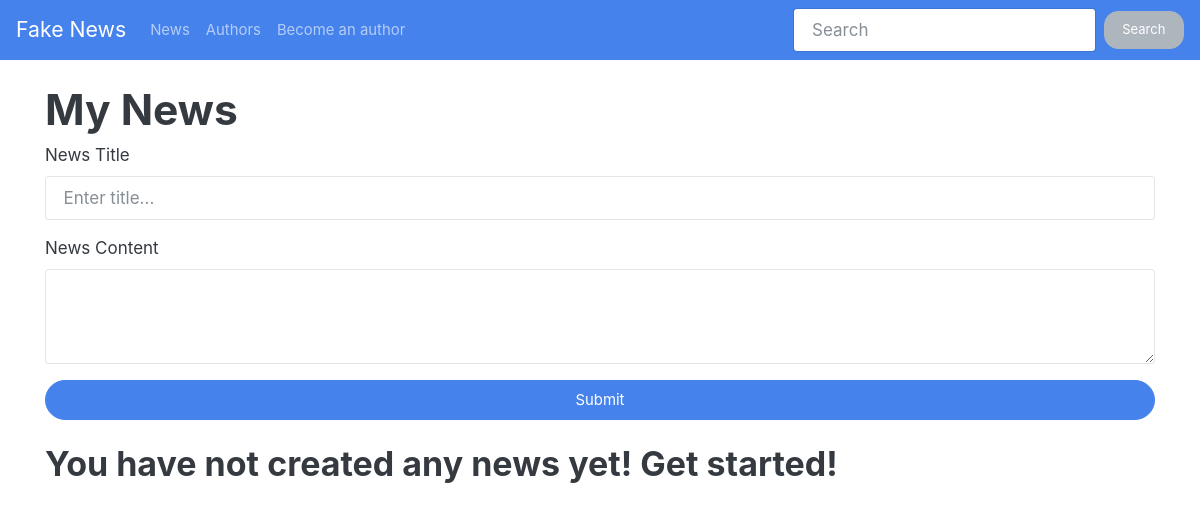
/my_news.php, run on an earlier commit of the app's database.
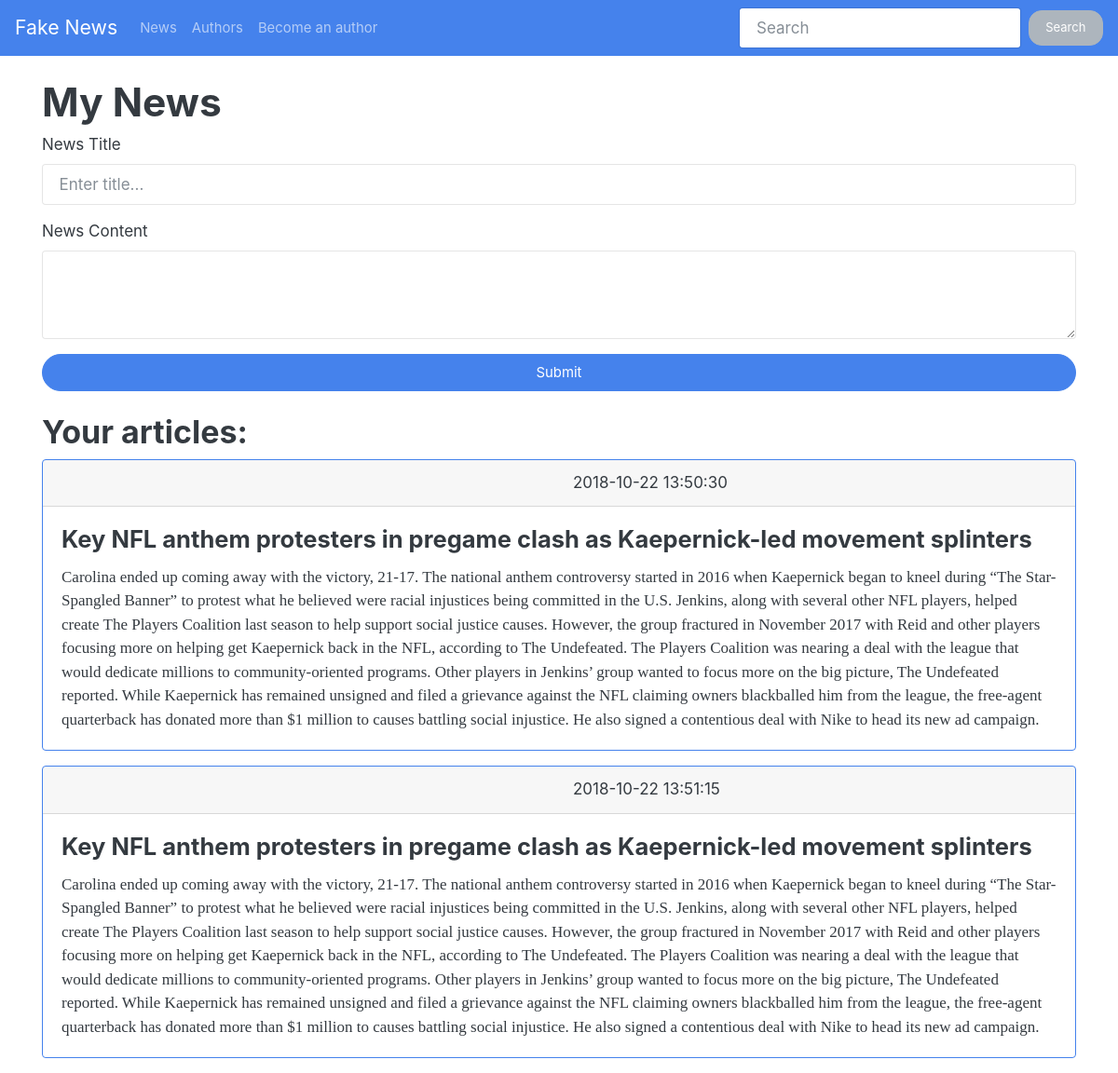
And on a later commit of the database.
### tables this page shows
CREATE TABLE news (
                id INTEGER PRIMARY KEY AUTOINCREMENT,
                title TEXT NOT NULL,
                content TEXT NOT NULL,
                author INTEGER,
                likes INTEGER NOT NULL,
                date TIMESTAMP NOT NULL DEFAULT CURRENT_TIMESTAMP,
                FOREIGN KEY (id) REFERENCES authors(id)
                );

### my_news.php (called while the page is built, shortened)
<?php
require_once $_SERVER['DOCUMENT_ROOT'].'/database/db.php';
$title = 'My News';
require_once $_SERVER['DOCUMENT_ROOT'].'/components/head.php';
require_once $_SERVER['DOCUMENT_ROOT'].'/components/nav.php';
require_once $_SERVER['DOCUMENT_ROOT'].'/content/my_news.php';
require_once $_SERVER['DOCUMENT_ROOT'].'/components/footer.php';

### database/db.php (called while the page is built, shortened)
<?php
class ConnectToDatabase
{
    private $pdo;
    public function __construct()
    {
        $this->fileName = $_SERVER['DOCUMENT_ROOT'].'/database/fake-news.db';
        $dsn = "sqlite:$this->fileName";
        $this->pdo = new PDO($dsn);
        $this->pdo->setAttribute(PDO::ATTR_ERRMODE,
                            PDO::ERRMODE_EXCEPTION);
        $this->pdo->exec('CREATE TABLE IF NOT EXISTS authors (
                id INTEGER PRIMARY KEY AUTOINCREMENT,
                name TEXT NOT NULL,
                email TEXT NOT NULL,
                password TEXT NOT NULL,
                date TIMESTAMP NOT NULL DEFAULT CURRENT_TIMESTAMP
                );');
        $this->pdo->exec('CREATE TABLE IF NOT EXISTS news (
                id INTEGER PRIMARY KEY AUTOINCREMENT,
                title TEXT NOT NULL,
                content TEXT NOT NULL,
                author INTEGER,
                likes INTEGER NOT NULL,
                date TIMESTAMP NOT NULL DEFAULT CURRENT_TIMESTAMP,
                FOREIGN KEY (id) REFERENCES authors(id)
                );');
    }
    public function getData(string $query, ?array $params = []): array
    {
        $sth = $this->pdo->prepare($query);
        $sth->execute($params);
        return $sth->fetchAll(PDO::FETCH_ASSOC);
    }
}

### content/my_news.php (the view, shortened to what this page needs)
<?php
$db = new connectToDatabase;
$query = 'SELECT * FROM news;';
$articles = $db->getData($query);
?>
<main>
    <div class="container mt-4">
        <div class="row">
            <div class="col">
                <h1>
                    <?=$title?>
                </h1>
            </div>
        </div>
        <div class="row">
            <div class="col">
                <form action="/processing/create_news.php" method="post">
                    <fieldset>
                        <div class="form-group">
                            <label for="title">News Title</label>
                            <input type="text" class="form-control" name="title" id="title" placeholder="Enter title...">
                        </div>
                        <div class="form-group">
                            <label for="content">News Content</label>
                            <textarea class="form-control" name="content" id="content" rows="3"></textarea>
                        </div>
                        <button type="submit" class="btn btn-lg btn-primary btn-block">Submit</button>
                    </fieldset>
                </form>
            </div>
        </div>
        <?php if (!$articles): ?>
        <div class="row mt-4">
            <div class="col">
                <h2>You have not created any news yet! Get started!</h2>
            </div>
        </div>
        <?php else: ?>
        <div class="row mt-4">
            <div class="col">
                <h2>Your articles:</h2>
            </div>
        </div>
        <?php endif;?>
        <?php foreach ($articles as $article): ?>
        <div class="row">
            <div class="col">
                <div class="card border-primary mb-3">
                    <div class="card-header">
                        <div class="row">
                            <div class="col"><?php echo $_SESSION['']; ?></div>
                            <div class="col"><?php echo $article['date']; ?></div>
                        </div>
                    </div>
                    <div class="card-body">
                        <h4 class="card-title">
                            <?php echo $article['title']; ?>
                        </h4>
                        <p class="card-text">
                            <?php echo $article['content']; ?>
                        </p>
                    </div>
                </div>
            </div>
        </div>
        <?php endforeach;?>
    </div>
</main>

### components/head.php (shortened to what this page needs)
<!DOCTYPE html>
<html lang="en">
    <head>
    <link rel="stylesheet" href="css/bootswatch.css">
</head>
<body>

### components/nav.php (shortened to what this page needs)
<?php if(isset($_SESSION['user'])): ?>
<nav class="navbar navbar-expand-lg navbar-dark bg-primary">
    <a class="navbar-brand" href="#">Fake News</a>
    <button class="navbar-toggler" type="button" data-toggle="collapse" data-target="#navbarColor01" aria-controls="navbarColor01"
        aria-expanded="false" aria-label="Toggle navigation">
        <span class="navbar-toggler-icon"></span>
    </button>
    <div class="collapse navbar-collapse" id="navbarColor01">
        <ul class="navbar-nav mr-auto">
            <li class="nav-item">
                <a class="nav-link" href="/">News</a>
            </li>
            <li class="nav-item">
                <a class="nav-link" href="/authors.php">Authors</a>
            </li>
            <li class="nav-item">
                <a class="nav-link" href="/my_news.php">My News</a>
            </li>
            <li class="nav-item">
                <a class="nav-link" href="/processing/logout.php">Logout</a>
            </li>
        </ul>
        <form class="form-inline my-2 my-lg-0">
            <input class="form-control mr-sm-2" type="text" placeholder="Search">
            <button class="btn btn-secondary my-2 my-sm-0" type="submit">Search</button>
        </form>
    </div>
</nav>
<?php else: ?>
<nav class="navbar navbar-expand-lg navbar-dark bg-primary">
    <a class="navbar-brand" href="#">Fake News</a>
    <div class="collapse navbar-collapse" id="navbarColor01">
        <ul class="navbar-nav mr-auto">
            <li class="nav-item">
                <a class="nav-link" href="/">News</a>
            </li>
            <li class="nav-item">
                <a class="nav-link" href="/authors.php">Authors</a>
            </li>
            <li class="nav-item">
                <a class="nav-link" href="/login.php">Become an author</a>
            </li>
        </ul>
        <form class="form-inline my-2 my-lg-0">
            <input class="form-control mr-sm-2" type="text" placeholder="Search">
            <button class="btn btn-secondary my-2 my-sm-0" type="submit">Search</button>
        </form>
    </div>
</nav>
<?php endif; ?>

### components/footer.php (shortened to what this page needs)
</body>
</html>

What changed in the data, as far as the page shows it:
added news: date "2018-10-22 13:50:30", title "Key NFL anthem protesters in pregame clash as Kaepernick-led movement splinters", content "Carolina ended up coming away with the victory, 21-17. The national anthem controversy started in 2016 when Kaepernick began to kneel during “The Star-Spangled Banner” to protest what he believed were racial injustices being committed in the U.S. Jenkins, along with several other NFL players, helped create The Players Coalition last season to help support social justice causes. However, the group fractured in November 2017 with Reid and other players focusing more on helping get Kaepernick back in the NFL, according to The Undefeated. The Players Coalition was nearing a deal with the league that would dedicate millions to community-oriented programs. Other players in Jenkins’ group wanted…"
added news: date "2018-10-22 13:51:15", title "Key NFL anthem protesters in pregame clash as Kaepernick-led movement splinters", content "Carolina ended up coming away with the victory, 21-17. The national anthem controversy started in 2016 when Kaepernick began to kneel during “The Star-Spangled Banner” to protest what he believed were racial injustices being committed in the U.S. Jenkins, along with several other NFL players, helped create The Players Coalition last season to help support social justice causes. However, the group fractured in November 2017 with Reid and other players focusing more on helping get Kaepernick back in the NFL, according to The Undefeated. The Players Coalition was nearing a deal with the league that would dedicate millions to community-oriented programs. Other players in Jenkins’ group wanted…"
Also different on the page:
text no longer shown: "You have not created any news yet! Get started!"
text now shown: "Your articles:"
